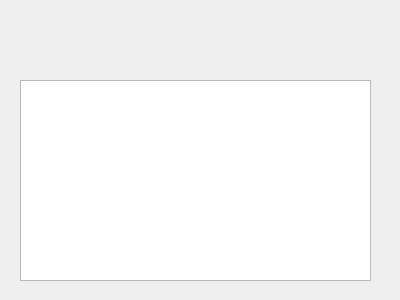
<?xml version="1.0" encoding="UTF-8"?>
<ui version="4.0">
 <class>showFileInfo</class>
 <widget class="QDialog" name="showFileInfo">
  <property name="geometry">
   <rect>
    <x>0</x>
    <y>0</y>
    <width>400</width>
    <height>300</height>
   </rect>
  </property>
  <property name="windowTitle">
   <string>showFileInfo</string>
  </property>
  <widget class="QPlainTextEdit" name="plainTextEdit">
   <property name="geometry">
    <rect>
     <x>20</x>
     <y>80</y>
     <width>351</width>
     <height>201</height>
    </rect>
   </property>
  </widget>
 </widget>
 <layoutdefault spacing="6" margin="11"/>
 <resources/>
 <connections/>
</ui>
